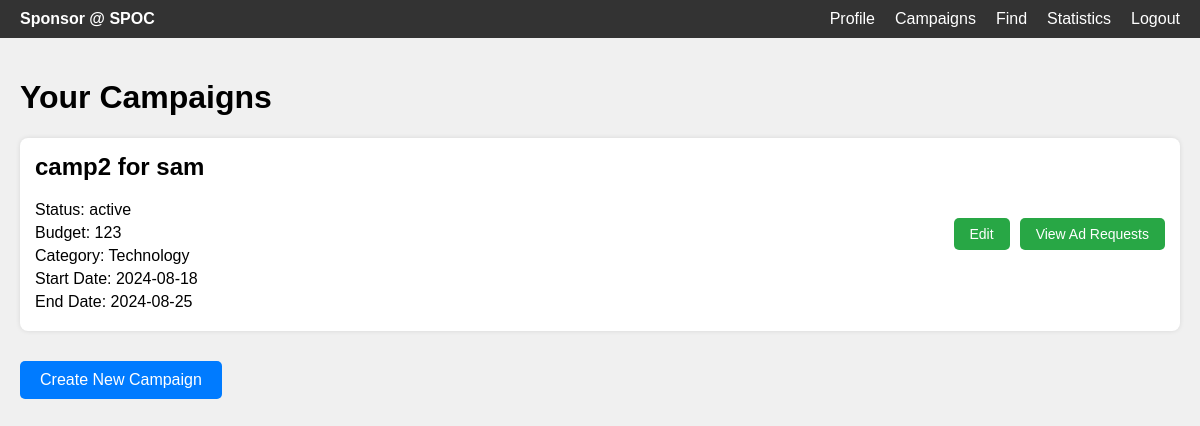
The page /campaigns (signed in) on the database its author committed.
### applications/models.py (models this page shows)
class campaign(db.Model):
    id = db.Column(db.Integer, primary_key=True)
    name = db.Column(db.String(100), nullable=False)
    status = db.Column(db.String(50), nullable=False,default="active")
    category = db.Column(db.String(50), nullable=False)
    budget = db.Column(db.Integer, nullable=False)
    sponsor_id = db.Column(db.Integer, db.ForeignKey('sponsor.id'), nullable=False)
    flagged = db.Column(db.String(10), nullable=False, default="no")
    start_date = db.Column(db.Date, nullable=False)
    end_date = db.Column(db.Date, nullable=True)
    ad_requests = db.relationship('adrequest', backref='campaign', lazy=True)

### applications/routes.py (the view)
@app.route('/campaigns')
def campaigns():
    sponsor_id = session.get('user_id')
    if not sponsor_id:
        return redirect(url_for('login'))
    spnsr = sponsor.query.get(sponsor_id)
    if sponsor is None:
        return redirect(url_for('login'))
    campaigns = spnsr.campaigns  # This accesses the campaigns associated with the sponsor
    return render_template('campaigns.html', campaigns=campaigns)

### templates/campaigns.html (shortened to what this page needs)
<!DOCTYPE html>
<html lang="en">
<head>
</head>
<body>
    <nav>
        <div class="left">Sponsor @ SPOC</div>
        <ul>
            <li><a href="{{ url_for('sp_home') }}">Profile</a></li>
            <li><a href="{{ url_for('campaigns') }}" class="active">Campaigns</a></li>
            <li><a href="{{ url_for('sp_find') }}">Find</a></li>
            <li><a href="{{ url_for('sp_statistics') }}">Statistics</a></li>
            <li><a href="{{ url_for('sp_logout') }}">Logout</a></li>
        </ul>
    </nav>
    <div class="content">
        <h1>Your Campaigns</h1>
        {% for campaign in campaigns %}
            <div class="campaign">
                <div class="campaign-details">
                    <h2>{{ campaign.name }}</h2>
                    <p>Status: {{ campaign.status }}</p>
                    <p>Budget: {{ campaign.budget }}</p>
                    <p>Category: {{ campaign.category }}</p>
                    <p>Start Date: {{ campaign.start_date.strftime('%Y-%m-%d') if campaign.start_date else 'Not specified' }}</p>
                    <p>End Date: {{ campaign.end_date.strftime('%Y-%m-%d') if campaign.end_date else 'Not specified' }}</p>
                </div>
                <div class="button-group">
                    <a href="{{ url_for('campaign_mgmt', campaign_id=campaign.id) }}" class="btn-view">Edit</a>
                    <a href="{{ url_for('view_ad_request', campaign_id=campaign.id) }}" class="btn-view">View Ad Requests</a>
                </div>
            </div>
        {% endfor %}
        <a href="{{ url_for('create_camp') }}" class="btn-create">Create New Campaign</a>
    </div>
</body>
</html>

### templates/campaigns.html (style rules this page uses)
body { font-family: Arial, sans-serif; margin: 0; padding: 0; background-color: #f0f0f0; }
nav { display: flex; justify-content: space-between; align-items: center; background-color: #333; color: white; padding: 10px 20px; }
nav .left { font-weight: bold; }
nav ul { list-style-type: none; margin: 0; padding: 0; display: flex; }
nav ul li { margin-left: 20px; }
nav ul li a { color: white; text-decoration: none; }
.content { padding: 20px; }
.campaign { background-color: white; padding: 15px; margin-bottom: 10px; border-radius: 8px; box-shadow: 0 0 5px rgba(0, 0, 0, 0.1); display: flex; justify-content: space-between; align-items: center; }
.campaign-details { flex: 1; }
.campaign h2 { margin-top: 0; }
.campaign p { margin: 5px 0; }
.btn-create { display: inline-block; padding: 10px 20px; margin: 20px 0; color: white; background-color: #007bff; border: none; border-radius: 5px; text-decoration: none; font-size: 16px; cursor: pointer; }
.btn-view, .btn-edit { padding: 8px 16px; color: white; border: none; border-radius: 5px; text-decoration: none; font-size: 14px; cursor: pointer; margin-left: 10px; }
.btn-view { background-color: #28a745; }
.button-group { display: flex; align-items: center; }

### rows shown on the page
campaign: name "camp2 for sam", status "active", budget "123", category "Technology", start_date "2024-08-18", end_date "2024-08-25"
